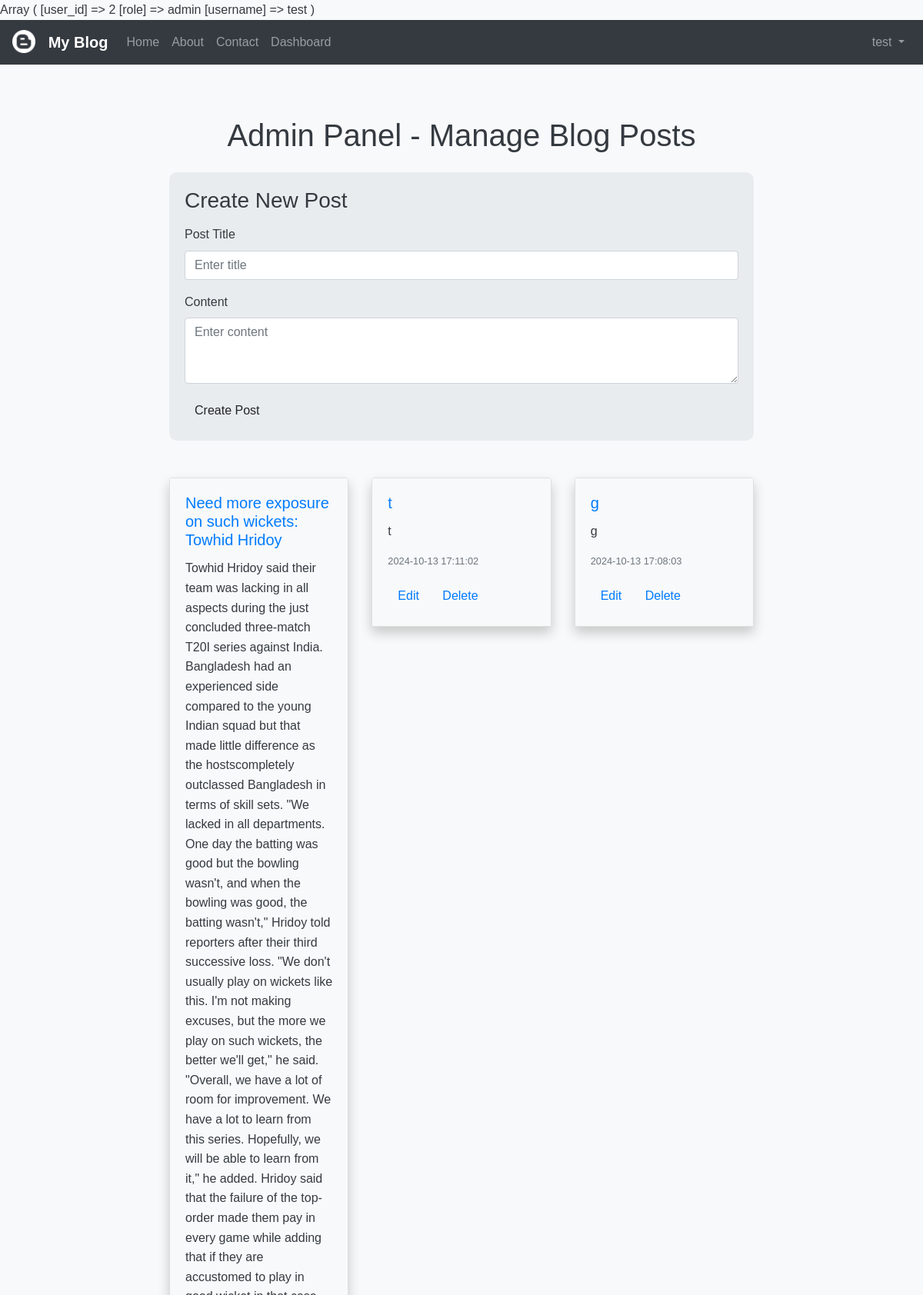
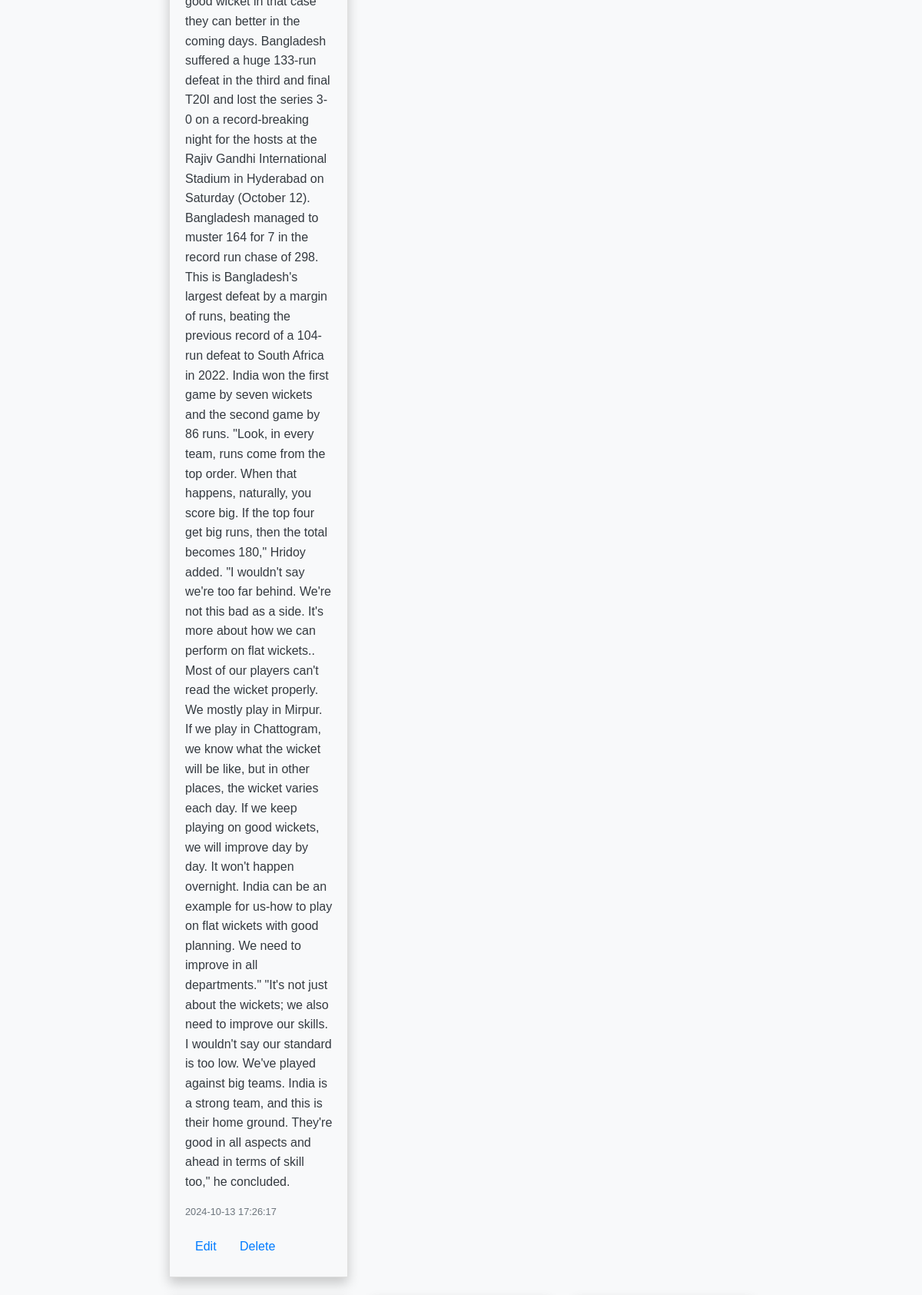
Screenshot of /admin.php (signed in, upper part) with the database file from the repository (2 pictures, top to bottom).
### tables this page shows
CREATE TABLE `posts` (
  `id` int(11) NOT NULL,
  `title` varchar(255) NOT NULL,
  `content` text NOT NULL,
  `created_at` timestamp NOT NULL DEFAULT current_timestamp(),
  `image` varchar(255) DEFAULT NULL,
  `category` varchar(50) NOT NULL
);

### admin.php (the view, shortened to what this page needs)
<?php
print_r($_SESSION);
include 'config.php';
?>
<!DOCTYPE html>
<html lang="en">
<head>
    <link href="https://maxcdn.bootstrapcdn.com/bootstrap/4.5.2/css/bootstrap.min.css" rel="stylesheet">
    <link rel="stylesheet" href="style.css">
</head>
<body>
<?php include 'nav.php'; ?>
<div class="container mt-5">
    <h1 class="text-center mb-4">Admin Panel - Manage Blog Posts</h1>
    <div class="create-form mb-5">
        <h3>Create New Post</h3>
        <form method="POST">
            <div class="form-group">
                <label for="title">Post Title</label>
                <input type="text" class="form-control" id="title" name="title" placeholder="Enter title" required>
            </div>
            <div class="form-group">
                <label for="content">Content</label>
                <textarea class="form-control" id="content" name="content" rows="3" placeholder="Enter content" required></textarea>
            </div>
            <button type="submit" name="create" class="btn btn-custom">Create Post</button>
        </form>
    </div>
    <div class="row">
        <?php
        $stmt = $pdo->query("SELECT * FROM posts ORDER BY created_at DESC");
        while ($row = $stmt->fetch()) {
            echo "
            <div class='col-md-4 mb-4'>
                <div class='card'>
                    <div class='card-body'>
                        <h5 class='card-title'>" . htmlspecialchars($row['title']) . "</h5>
                        <p class='card-text'>" . htmlspecialchars($row['content']) . "</p>
                        <p class='card-text'><small class='text-muted'>" . $row['created_at'] . "</small></p>
                        <button class='btn btn-link update-btn' data-toggle='modal' data-target='#updateModal" . $row['id'] . "'>Edit</button>
                        <a href='admin_panel.php?delete=" . $row['id'] . "' class='btn btn-link delete-btn' onclick='return confirm(\"Are you sure you want to delete this post?\");'>Delete</a>
                    </div>
                </div>
            </div>";
        }
        ?>
    </div>
</div>
</body>
</html>

### style.css (style rules this page uses)
* { margin: 0; padding: 0; box-sizing: border-box; }
body { font-family: Arial, sans-serif; line-height: 1.6; background-color: #f8f9fa; color: #343a40; }
.container { max-width: 800px; margin: auto; padding: 20px; }
h1, h2, h3, h4 { margin-bottom: 15px; }
.form-control { border: 1px solid #ced4da; border-radius: 0.25rem; }

### admin.php (style rules this page uses)
.card { border: none; border-radius: 15px; box-shadow: 0 8px 16px rgba(0, 0, 0, 0.2); transition: transform 0.3s ease-in-out; }
.card-title { color: #007bff; }
.card-body { background-color: #f8f9fa; }
.btn-custom { background-color: #007bff; color: white; border-radius: 20px; }
.delete-btn { color: #ff4d4d; }
.update-btn { color: #28a745; }
.create-form, .update-form { background-color: #e9ecef; padding: 20px; border-radius: 10px; }

### rows the page displays
posts: title "Need more exposure on such wickets: Towhid Hridoy", content "Towhid Hridoy said their team was lacking in all aspects during the just concluded three-match T20I series against India. Bangladesh had an experienced side compared to the young Indian squad but that made little difference as the hostscompletely outclassed Bangladesh in terms of skill sets. \"We lacked in all departments. One day the batting was good but the bowling wasn't, and when the bowling was good, the batting wasn't,\" Hridoy told reporters after their third successive loss. \"We don't usually play on wickets like this. I'm not making excuses, but the more we play on such wickets, the better we'll get,\" he said. \"Overall, we have a lot of room for improvement. We have a lot to learn…", created_at "2024-10-13 17:26:17"
posts: title "t", content "t", created_at "2024-10-13 17:11:02"
posts: title "g", content "g", created_at "2024-10-13 17:08:03"

### other values shown
$_SESSION['username'] "test"
